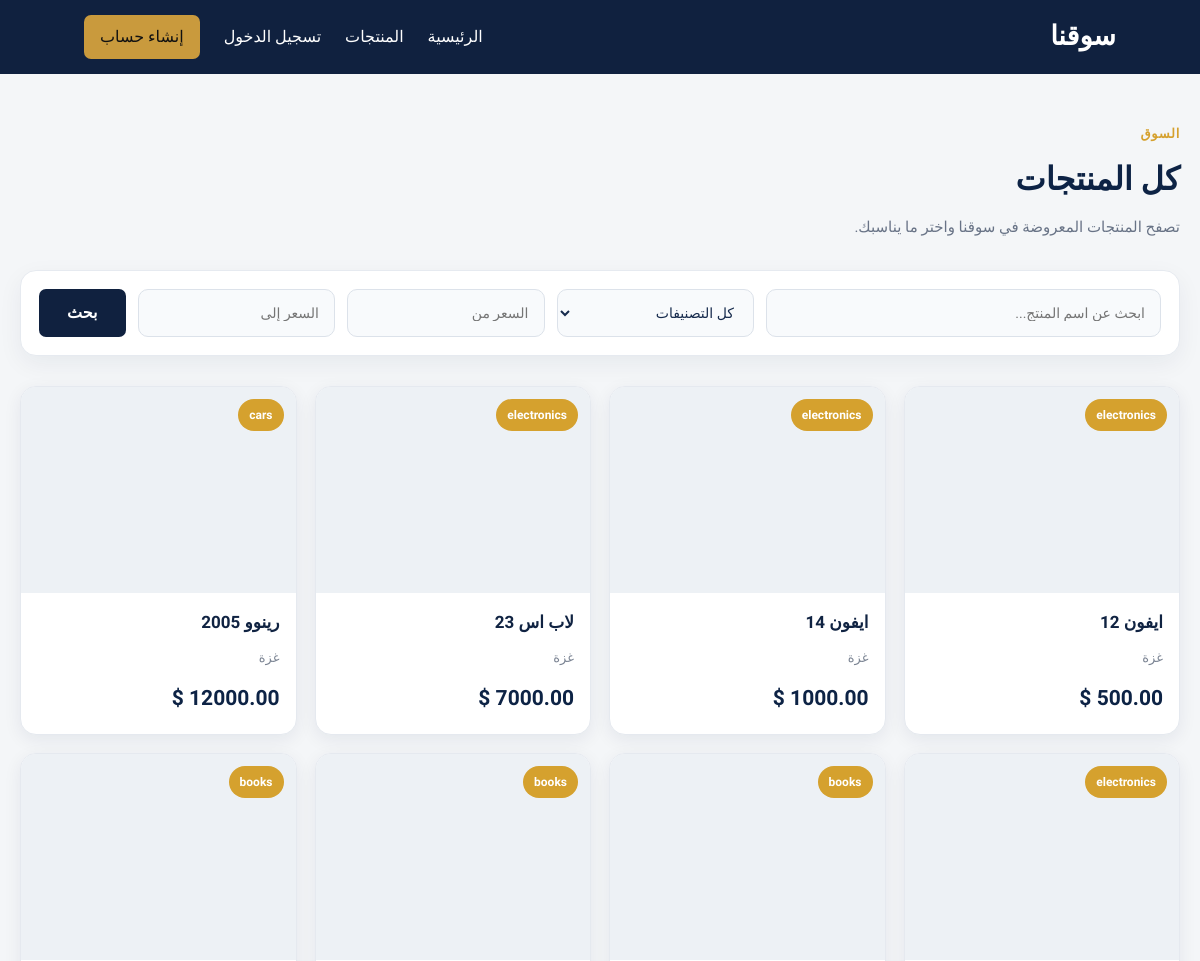
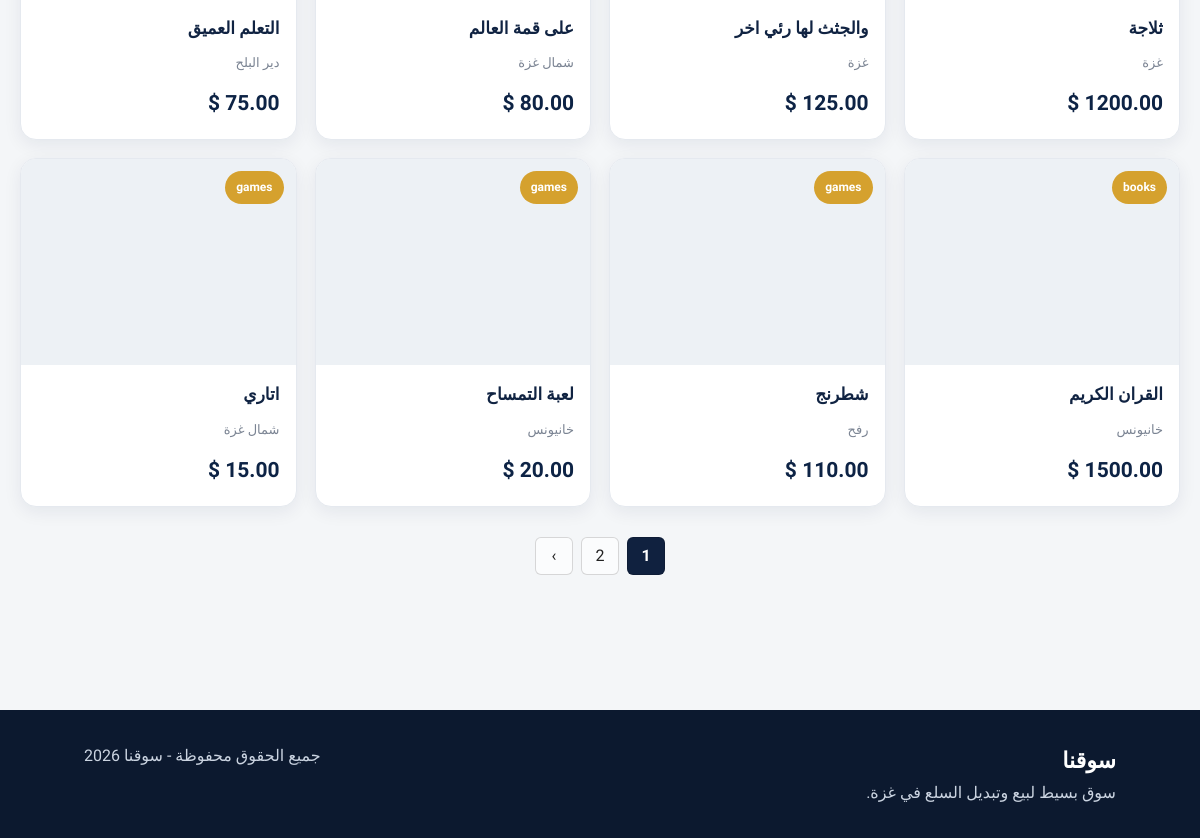
/products/, run on an earlier commit of the app's database (2 pictures, top to bottom).
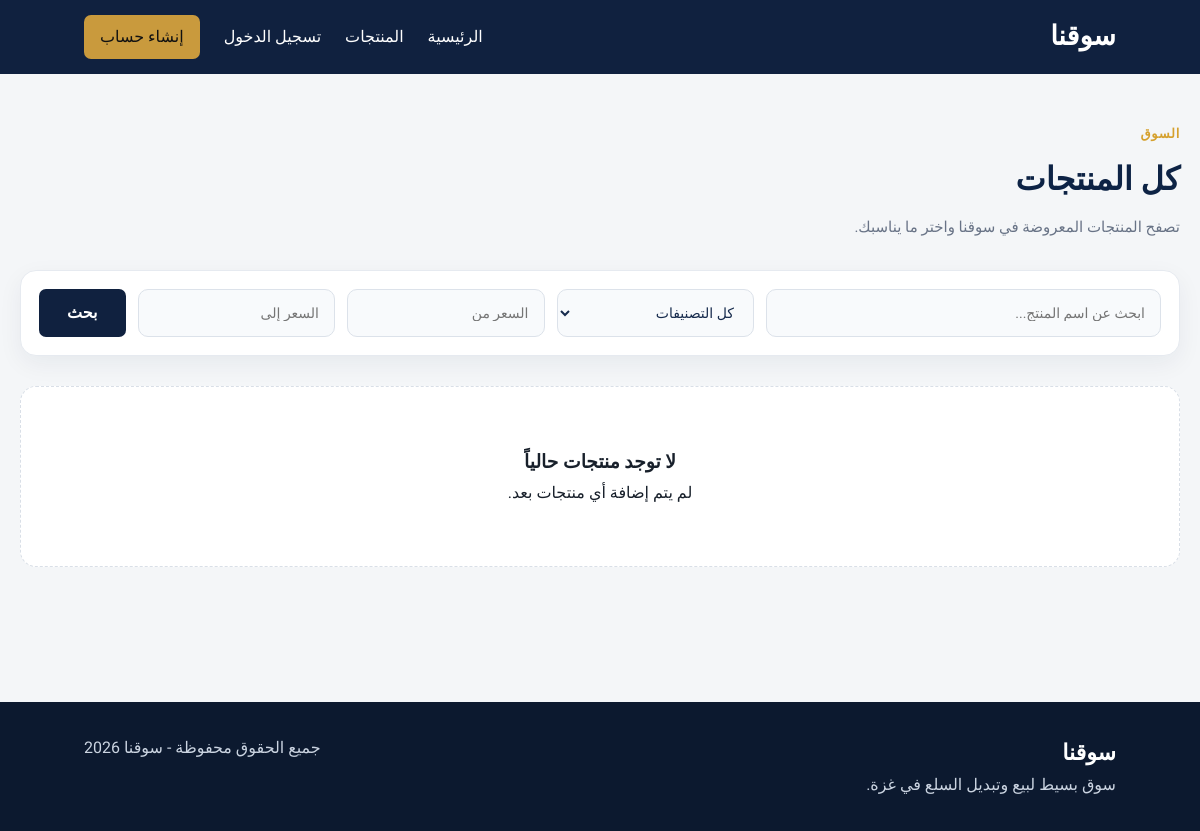
And on a later commit of the database.
### products/models.py (models this page shows, shortened)
class Product(models.Model):
    CATEGORY_CHOICES = [
        ("electronics", "Electronics"),
        ("books", "Books"),
        ("games", "Games"),
        ("cars", "Cars"),
    ]
    owner = models.ForeignKey(User, on_delete=models.CASCADE)
    name = models.CharField(max_length=150)
    description = models.TextField()
    price = models.DecimalField(max_digits=10, decimal_places=2)
    category = models.CharField(max_length=50,choices=CATEGORY_CHOICES)
    location = models.CharField(max_length=100)
    created_at = models.DateTimeField(auto_now_add=True)

### products/views.py (the view)
# urls.py: path("products/", views.products, name="products"),
def products(request):
    products = Product.objects.all()
    paginator = Paginator(products, 12)
    page_number = request.GET.get("page")
    products = paginator.get_page(page_number)
    return render(request, "products.html", {"products": products})

### templates/products.html (shortened to what this page needs)
{% extends 'base.html' %}
{% block content %}
<section class="products-page">
    <div class="products-heading">
        <div>
            <span class="eyebrow">السوق</span>
            <h1>كل المنتجات</h1>
            <p>تصفح المنتجات المعروضة في سوقنا واختر ما يناسبك.</p>
        </div>
    </div>
    <section class="products-filters">
        <form class="products-filter-form"
            action="{% url 'search' %}"
            method="GET">
            <div class="search-box">
                <input
                    type="text"
                    name="search"
                    placeholder="ابحث عن اسم المنتج..."
                >
            </div>
            <div class="filter-box">
                <select name="category">
                    <option value="">كل التصنيفات</option>
                </select>
            </div>
            <div class="filter-box">
                <input
                    type="number"
                    name="min_price"
                    placeholder="السعر من"
                >
            </div>
            <div class="filter-box">
                <input
                    type="number"
                    name="max_price"
                    placeholder="السعر إلى"
                >
            </div>
            <button type="submit" class="btn primary">
                بحث
            </button>
        </form>
    </section>
    <section class="products-grid">
        {% for product in products %}
        <a href="{% url 'product_detail' product.id %}"
        class="product-card">
            <div class="product-image">
                <span class="product-category">
                    {{ product.category }}
                </span>
            </div>
            <div class="product-info">
                <h3>{{ product.name }}</h3>
                <div class="product-meta">
                    <span>{{ product.location }}</span>
                </div>
                <strong class="product-price">
                    {{ product.price }} $
                </strong>
            </div>
        </a>
        {% empty %}
        <div class="empty-products">
            <h3>لا توجد منتجات حالياً</h3>
            <p>لم يتم إضافة أي منتجات بعد.</p>
        </div>
        {% endfor %}
    </section>
    {% if products.has_other_pages %}
    <div class="pagination">
        {% for num in products.paginator.page_range %}
            {% if products.number == num %}
                <span class="active">
                    {{ num }}
                </span>
            {% else %}
                <a href="?page={{ num }}">
                    {{ num }}
                </a>
            {% endif %}
        {% endfor %}
        {% if products.has_next %}
            <a href="?page={{ products.next_page_number }}">›</a>
        {% endif %}
    </div>
    {% endif %}
</section>
{% endblock %}

### templates/base.html (shortened to what this page needs)
{% load static %}
<!DOCTYPE html>
<html lang="ar" dir="rtl">
<head>
    <link rel="stylesheet" href="{% static 'css/style.css' %}">
</head>
<body>
<header class="navbar">
    <a class="logo" href="{% url 'home' %}">سوقنا</a>
    <nav>
        <a href="{% url 'home' %}">الرئيسية</a>
        <a href="{% url 'products' %}">المنتجات</a>
        {% if request.user.is_authenticated %}
            <a href="{% url 'add_product' %}">إضافة منتج</a>
            <a href="{% url 'my_products' %}">منتجاتي</a>
            <a href="{% url 'profile' %}">حسابي</a>
            <a class="outline-link" href="{% url 'accounts:logout' %}">تسجيل الخروج</a>
        {% else %}
            <a href="{% url 'login' %}">تسجيل الدخول</a>
            <a class="primary-link" href="{% url 'accounts:signup' %}">إنشاء حساب</a>
        {% endif %}
    </nav>
</header>
<main>
    {% block content %}{% endblock %}
</main>
<footer>
    <div>
        <strong>سوقنا</strong>
        <p>سوق بسيط لبيع وتبديل السلع في غزة.</p>
    </div>
    <p>جميع الحقوق محفوظة - سوقنا 2026</p>
</footer>
</body>
</html>

### project/static/css/style.css (style rules this page uses)
:root { --navy: #10213f; --navy-2: #18345f; --gold: #c99a3d; --bg: #f4f6f8; --surface: #ffffff; --text: #18202b; --muted: #6f7885; --line: #e4e8ed; --danger: #a83a3a; }
* { box-sizing: border-box; margin: 0; padding: 0; }
html { scroll-behavior: smooth; }
body { font-family: "Tajawal", Arial, sans-serif; background: var(--bg); color: var(--text); line-height: 1.7; direction: rtl; }
a { text-decoration: none; color: inherit; }
.navbar { min-height: 74px; background: var(--navy); color: #fff; padding: 0 7%; display: flex; align-items: center; justify-content: space-between; gap: 30px; position: sticky; top: 0; z-index: 1000; }
.logo { font-size: 27px; font-weight: 800; }
.navbar nav { display: flex; align-items: center; gap: 24px; flex-wrap: wrap; }
.navbar nav>a { font-weight: 500; }
.primary-link, .outline-link { padding: 8px 16px; border-radius: 7px; }
.primary-link { background: var(--gold); color: #111 !important; }
.eyebrow { font-size: 13px; font-weight: 700; letter-spacing: 0.7px; color: #e9c77d; }
.btn { display: inline-flex; align-items: center; justify-content: center; border: 0; border-radius: 7px; padding: 10px 17px; font: inherit; font-weight: 700; cursor: pointer; transition: 0.2s ease; }
.btn.primary { background: var(--navy); color: #fff; }
.products-page { max-width: 1200px; width: calc(100% - 40px); margin: 0 auto; padding: 45px 0 70px; direction: rtl; }
.products-heading { display: flex; justify-content: space-between; align-items: flex-end; margin-bottom: 30px; }
.products-heading h1 { margin: 6px 0 8px; font-size: 32px; font-weight: 800; color: #0d2345; }
.products-heading p { margin: 0; color: #687386; font-size: 15px; }
.products-heading .eyebrow { display: inline-block; color: #d5a12e; font-size: 13px; font-weight: 700; }
.products-filters { background: #fff; border: 1px solid #e6eaf0; border-radius: 16px; padding: 18px; margin-bottom: 30px; box-shadow: 0 8px 25px rgba(13, 35, 69, 0.06); }
.products-filter-form { display: grid; grid-template-columns: minmax(280px, 2fr) 1fr 1fr 1fr auto; gap: 12px; align-items: center; }
.search-box, .filter-box { width: 100%; }
.search-box input, .filter-box input, .filter-box select { width: 100%; height: 48px; border: 1px solid #dce2ea; border-radius: 10px; background: #f8fafc; color: #172b4d; font-family: inherit; font-size: 14px; padding: 0 15px; outline: none; transition: 0.2s ease; }
.products-filter-form .btn { height: 48px; padding: 0 28px; white-space: nowrap; }
.products-grid { display: grid; grid-template-columns: repeat(4, minmax(0, 1fr)); gap: 18px; align-items: start; }
.empty-products, .empty-state { grid-column: 1 / -1; background: #fff; border: 1px dashed #d9dfe7; border-radius: 16px; padding: 60px 20px; text-align: center; }
footer { margin-top: 65px; background: #0c192f; color: #cbd4e1; padding: 32px 7%; display: flex; justify-content: space-between; gap: 30px; }
footer strong { color: #fff; font-size: 22px; }

What changed in the data, as far as the page shows it:
removed Product: category "electronics", name "ايفون 12", location "غزة"
removed Product: category "electronics", name "ايفون 14", location "غزة"
removed Product: category "electronics", name "لاب اس 23", location "غزة"
removed Product: category "cars", name "رينوو 2005", location "غزة"
removed Product: category "electronics", name "ثلاجة", location "غزة"
removed Product: category "books", name "والجثث لها رئي اخر", location "غزة"
removed Product: category "books", name "على قمة العالم", location "شمال غزة"
removed Product: category "books", name "التعلم العميق", location "دير البلح", price "75.00"
removed Product: category "books", name "القران الكريم", location "خانيونس"
removed Product: category "games", name "شطرنج", location "رفح"
removed Product: category "games", name "لعبة التمساح", location "خانيونس"
removed Product: category "games", name "اتاري", location "شمال غزة"
Also different on the page:
text now shown: "لا توجد منتجات حالياً لم يتم إضافة أي منتجات بعد."
list line gone: "1"
list line gone: "2"
